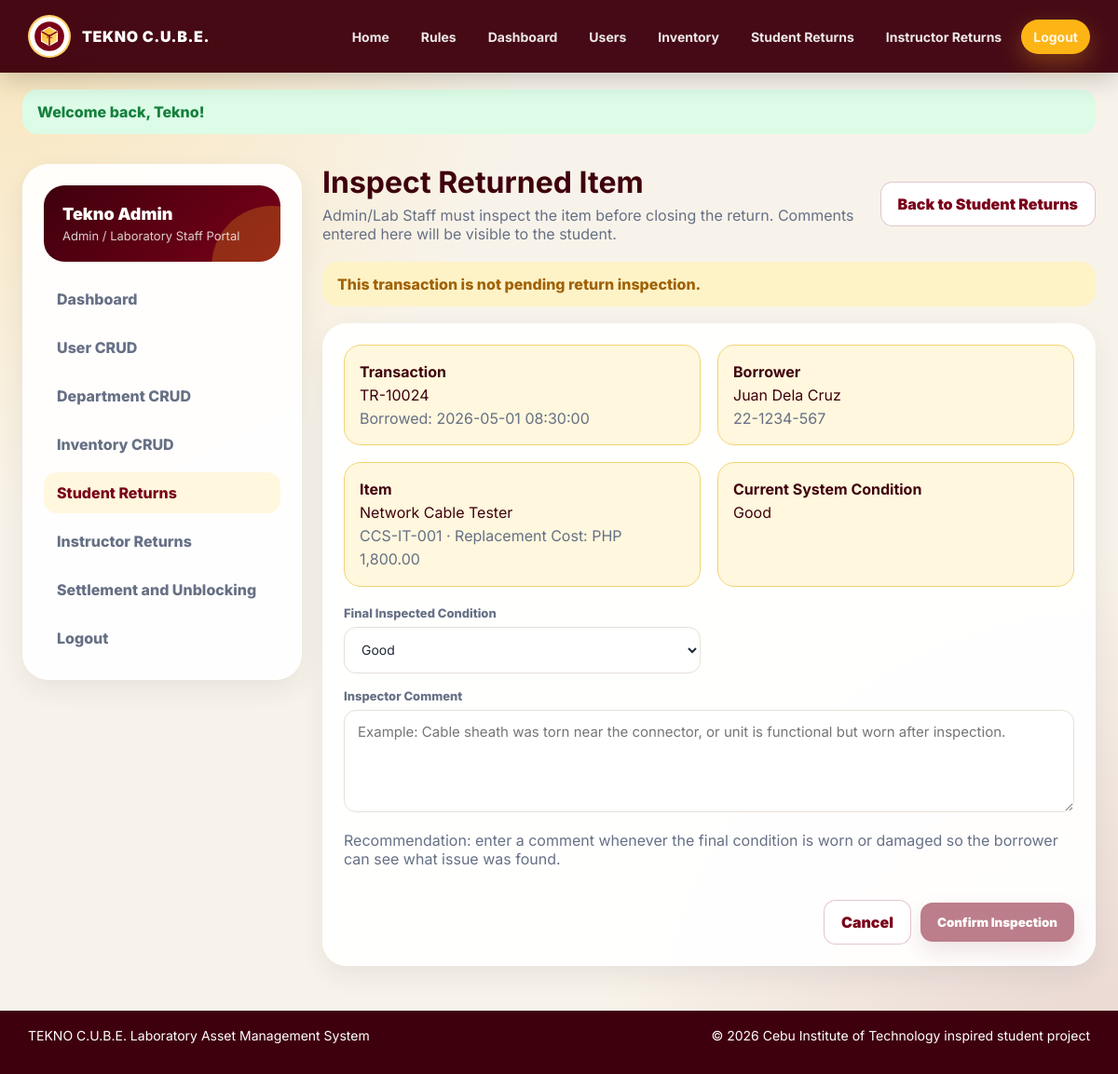
Screenshot of /admin/returns/inspect.php?id=TR-10024 (signed in) with the database file from the repository.
### tables this page shows
CREATE TABLE `User` (
    UserID VARCHAR(20) PRIMARY KEY,
    FirstName VARCHAR(50) NOT NULL,
    LastName VARCHAR(50) NOT NULL,
    UserType ENUM('Student','Instructor','Admin') NOT NULL,
    Email VARCHAR(100) NOT NULL UNIQUE,
    PasswordHash VARCHAR(255) NOT NULL,
    CreatedAt TIMESTAMP NOT NULL DEFAULT CURRENT_TIMESTAMP
);

CREATE TABLE Borrow_transaction (
    TransactionNumber VARCHAR(20) PRIMARY KEY,
    BorrowDateTime DATETIME NOT NULL,
    DueDateTime DATETIME NOT NULL,
    ActualReturnDateTime DATETIME NULL,
    TransactionStatus ENUM('Active','Return Requested','Returned','Overdue','Late') NOT NULL DEFAULT 'Active',
    ReturnCondition ENUM('Pending Inspection','Good','Worn','Damaged') NOT NULL DEFAULT 'Pending Inspection',
    InspectorComment TEXT NULL,
    UserID VARCHAR(20) NOT NULL,
    AssetNumber VARCHAR(20) NOT NULL,
    CONSTRAINT fk_borrow_user FOREIGN KEY (UserID) REFERENCES `User`(UserID) ON DELETE RESTRICT ON UPDATE CASCADE,
    CONSTRAINT fk_borrow_inventory FOREIGN KEY (AssetNumber) REFERENCES Inventory_item(AssetNumber) ON DELETE RESTRICT ON UPDATE CASCADE
);

CREATE TABLE Inventory_item (
    AssetNumber VARCHAR(20) PRIMARY KEY,
    ItemName VARCHAR(100) NOT NULL,
    Category VARCHAR(50) NOT NULL,
    ItemType ENUM('Consumable','Reusable','Returnable') NOT NULL,
    CurrentCondition ENUM('Good','Worn','Damaged') NOT NULL DEFAULT 'Good',
    ReplacementCost DECIMAL(10,2) NOT NULL DEFAULT 0.00,
    QuantityAvailable INT NOT NULL DEFAULT 0,
    DepartmentID VARCHAR(20) NOT NULL,
    CONSTRAINT chk_inventory_replacement_cost CHECK (ReplacementCost >= 0),
    CONSTRAINT chk_inventory_quantity CHECK (QuantityAvailable >= 0),
    CONSTRAINT fk_inventory_department FOREIGN KEY (DepartmentID) REFERENCES Department(DepartmentID) ON DELETE RESTRICT ON UPDATE CASCADE
);

### connect.php (called while the page is built, shortened)
<?php
try {
    $connection = new mysqli(DB_HOST, DB_USER, DB_PASS, DB_NAME);
    $connection->set_charset('utf8mb4');
} catch (mysqli_sql_exception $e) {
    die('Database connection failed. Please import database/tekno_cube.sql in phpMyAdmin first. Error: ' . htmlspecialchars($e->getMessage()));
}
function url(string $path = ''): string
{
    return BASE_URL . ltrim($path, '/');
}
function h(?string $value): string
{
    return htmlspecialchars($value ?? '', ENT_QUOTES, 'UTF-8');
}
function current_user(): ?array
{
    global $connection;
    $stmt = $connection->prepare('SELECT UserID, FirstName, LastName, UserType, Email FROM `User` WHERE UserID = ? LIMIT 1');
    $stmt->bind_param('s', $_SESSION['user_id']);
    $stmt->execute();
    $result = $stmt->get_result();
    return $result->fetch_assoc() ?: null;
}
?>

### admin/returns/inspect.php (the view, shortened to what this page needs)
<?php
require_once '../../connect.php';
$active = 'returns';
$transactionNumber = $_GET['id'] ?? $_POST['transaction_number'] ?? '';
$stmt = $connection->prepare("SELECT bt.*, u.FirstName, u.LastName, u.UserID, i.ItemName, i.ItemType, i.CurrentCondition, i.ReplacementCost, i.AssetNumber
    FROM Borrow_transaction bt
    JOIN `User` u ON bt.UserID = u.UserID
    JOIN Inventory_item i ON bt.AssetNumber = i.AssetNumber
    WHERE bt.TransactionNumber = ? LIMIT 1");
$stmt->bind_param('s', $transactionNumber);
$stmt->execute();
$record = $stmt->get_result()->fetch_assoc();
require_once ROOT_PATH . '/includes/header.php';
?>
<div class="layout">
    <?php require ROOT_PATH . '/admin/sidebar.php'; ?>
    <section class="content">
        <div class="page-head">
            <div>
                <h1>Inspect Returned Item</h1>
                <p>Admin/Lab Staff must inspect the item before closing the return. Comments entered here will be visible to the student.</p>
            </div>
            <a class="btn btn-outline" href="<?= url('admin/returns/index.php') ?>">Back to Student Returns</a>
        </div>
        <?php if ($record['TransactionStatus'] !== 'Return Requested'): ?>
            <div class="flash flash-warning" style="width:100%;margin:0 0 18px 0;">This transaction is not pending return inspection.</div>
        <?php endif; ?>
        <form class="panel" method="post">
            <div class="grid-2" style="margin-bottom:20px;">
                <div class="notice-card"><strong>Transaction</strong><br><?= h($record['TransactionNumber']) ?><br><span class="subtle">Borrowed: <?= h($record['BorrowDateTime']) ?></span></div>
                <div class="notice-card"><strong>Borrower</strong><br><?= h($record['FirstName'] . ' ' . $record['LastName']) ?><br><span class="subtle"><?= h($record['UserID']) ?></span></div>
                <div class="notice-card"><strong>Item</strong><br><?= h($record['ItemName']) ?><br><span class="subtle"><?= h($record['AssetNumber']) ?> · Replacement Cost: PHP <?= h(number_format((float)$record['ReplacementCost'], 2)) ?></span></div>
                <div class="notice-card"><strong>Current System Condition</strong><br><?= h($record['CurrentCondition']) ?></div>
            </div>
            <div class="form-grid">
                <div>
                    <label for="condition">Final Inspected Condition</label>
                    <select id="condition" name="condition">
                        <option value="Good">Good</option>
                    </select>
                </div>
                <div class="form-full">
                    <label for="inspector_comment">Inspector Comment</label>
                    <textarea id="inspector_comment" name="inspector_comment" placeholder="Example: Cable sheath was torn near the connector, or unit is functional but worn after inspection."></textarea>
                    <p class="subtle">Recommendation: enter a comment whenever the final condition is worn or damaged so the borrower can see what issue was found.</p>
                </div>
            </div>
            <div class="form-actions">
                <a class="btn btn-outline" href="<?= url('admin/returns/index.php') ?>">Cancel</a>
                <button class="btn btn-primary" type="submit" <?= $record['TransactionStatus'] !== 'Return Requested' ? 'disabled' : '' ?>>Confirm Inspection</button>
            </div>
        </form>
    </section>
</div>
<?php require_once ROOT_PATH . '/includes/footer.php'; ?>

### admin/sidebar.php
<?php $active = $active ?? ''; ?>
<aside class="sidebar">
    <?php $user = current_user(); ?>
    <div class="profile-box">
        <div class="name"><?= h(($user['FirstName'] ?? '') . ' ' . ($user['LastName'] ?? '')) ?></div>
        <div class="role">Admin / Laboratory Staff Portal</div>
    </div>
    <nav class="side-links">
        <a class="<?= $active === 'dashboard' ? 'active' : '' ?>" href="<?= url('admin/dashboard.php') ?>">Dashboard</a>
        <a class="<?= $active === 'users' ? 'active' : '' ?>" href="<?= url('admin/users/index.php') ?>">User CRUD</a>
        <a class="<?= $active === 'departments' ? 'active' : '' ?>" href="<?= url('admin/departments/index.php') ?>">Department CRUD</a>
        <a class="<?= $active === 'inventory' ? 'active' : '' ?>" href="<?= url('admin/inventory/index.php') ?>">Inventory CRUD</a>
        <a class="<?= $active === 'returns' ? 'active' : '' ?>" href="<?= url('admin/returns/index.php') ?>">Student Returns</a>
        <a class="<?= $active === 'reservation_returns' ? 'active' : '' ?>" href="<?= url('admin/reservations/index.php') ?>">Instructor Returns</a>
        <a class="<?= $active === 'liabilities' ? 'active' : '' ?>" href="<?= url('admin/liabilities/index.php') ?>">Settlement and Unblocking</a>
        <a href="<?= url('logout.php') ?>">Logout</a>
    </nav>
</aside>

### css/site.css (style rules this page uses)
:root { --maroon: #7A0019; --maroon-dark: #3F000D; --maroon-900: #250007; --gold: #FDB515; --gold-dark: #D99A00; --gold-soft: #FFF7DE; --ink: #1F2937; --muted: #667085; --line: #E6E1D8; --bg: #F8F3EA; --card: #FFFFFF; --success: #15803D; --success-bg: #DCFCE7; --danger: #B91C1C; --danger-bg: #FEE2E2; --warning: #A16207; --warning-bg: #FEF3C7; --info: #1D4ED8; --info-bg: #DBEAFE; --shadow: 0 18px 45px rgba(74, 0, 16, .12); --soft-shadow: 0 10px 28px rgba(17, 24, 39, .07); }
* { box-sizing: border-box; }
html { scroll-behavior: smooth; }
body { margin: 0; font-family: 'Inter', 'Segoe UI', sans-serif; color: var(--ink); background: radial-gradient(circle at top left, rgba(253,181,21,.22), transparent 34%), radial-gradient(circle at bottom right, rgba(122,0,25,.12), transparent 34%), var(--bg); min-height: 100vh; }
a { color: inherit; text-decoration: none; }
button, input, select, textarea { font-family: inherit; }
.grid-2 { display: grid; grid-template-columns: repeat(2, 1fr); gap: 18px; }
.btn { display: inline-flex; align-items: center; justify-content: center; gap: 8px; border: 0; border-radius: 13px; padding: 13px 18px; font-weight: 900; cursor: pointer; transition: transform .15s ease, box-shadow .15s ease, opacity .15s ease; white-space: nowrap; }
.btn-primary { background: var(--maroon); color: #fff; box-shadow: 0 10px 24px rgba(122,0,25,.22); }
.btn-outline { background: #fff; color: var(--maroon); border: 1px solid rgba(122,0,25,.22); }
.btn:disabled { opacity: .5; cursor: not-allowed; transform: none; }
.layout { width: min(1460px, 96vw); margin: 32px auto 48px; display: grid; grid-template-columns: 300px 1fr; gap: 22px; }
.sidebar { background: rgba(255,255,255,.92); border: 1px solid rgba(255,255,255,.8); border-radius: 28px; padding: 22px; box-shadow: var(--soft-shadow); position: sticky; top: 100px; height: fit-content; }
.profile-box { background: linear-gradient(135deg, var(--maroon-dark), var(--maroon)); color: #fff; border-radius: 22px; padding: 20px; margin-bottom: 18px; overflow: hidden; position: relative; }
.profile-box::after { content: ''; position: absolute; width: 130px; height: 130px; border-radius: 50%; background: rgba(253,181,21,.25); right: -56px; bottom: -70px; }
.profile-box .name { font-size: 18px; font-weight: 900; position: relative; z-index: 1; }
.profile-box .role { color: rgba(255,255,255,.8); font-size: 13px; margin-top: 5px; position: relative; z-index: 1; }
.side-links { display: grid; gap: 8px; }
.side-links a { padding: 12px 14px; border-radius: 14px; color: var(--muted); font-weight: 800; }
.side-links a:hover, .side-links a.active { background: var(--gold-soft); color: var(--maroon); }
.content { min-width: 0; }
.page-head { display: flex; justify-content: space-between; align-items: center; gap: 18px; margin-bottom: 20px; }
.page-head h1 { font-size: 32px; margin: 0; color: var(--maroon-dark); }
.page-head p { margin: 6px 0 0; color: var(--muted); }
.panel { background: rgba(255,255,255,.94); border: 1px solid rgba(255,255,255,.85); border-radius: 26px; box-shadow: var(--soft-shadow); padding: 22px; }
.form-grid { display: grid; grid-template-columns: repeat(2, minmax(0, 1fr)); gap: 16px 18px; }
.form-full { grid-column: 1 / -1; }
label { display: block; color: var(--muted); font-size: 13px; font-weight: 800; margin-bottom: 7px; }
input, select, textarea { width: 100%; min-width: 0; border: 1px solid var(--line); background: #fff; border-radius: 13px; padding: 13px 14px; color: var(--ink); font-size: 15px; outline: none; }
select { min-height: 50px; }
option { white-space: normal; }
textarea { min-height: 110px; resize: vertical; }
.form-actions { display: flex; justify-content: flex-end; align-items: center; gap: 10px; margin-top: 18px; flex-wrap: wrap; }
.flash { width: min(1380px, 96vw); margin: 18px auto 0; padding: 14px 16px; border-radius: 16px; font-weight: 800; }
.flash-warning { background: var(--warning-bg); color: var(--warning); }
.notice-card { background: var(--gold-soft); border: 1px solid #F3D473; color: var(--maroon-dark); padding: 16px; border-radius: 18px; line-height: 1.55; }
.subtle { color: var(--muted); }
select { font-size: 14px; }

### rows the page displays
user: FirstName+LastName "Tekno Admin"
borrow_transaction: TransactionNumber "TR-10024", BorrowDateTime "2026-05-01 08:30:00", UserID.LastName "Juan Dela Cruz", UserID.UserID "22-1234-567", AssetNumber.ItemName "Network Cable Tester", AssetNumber.AssetNumber "CCS-IT-001", AssetNumber.ReplacementCost "1,800.00", AssetNumber.CurrentCondition "Good"

### other values shown
$flash['message'] "Welcome back, Tekno!"
